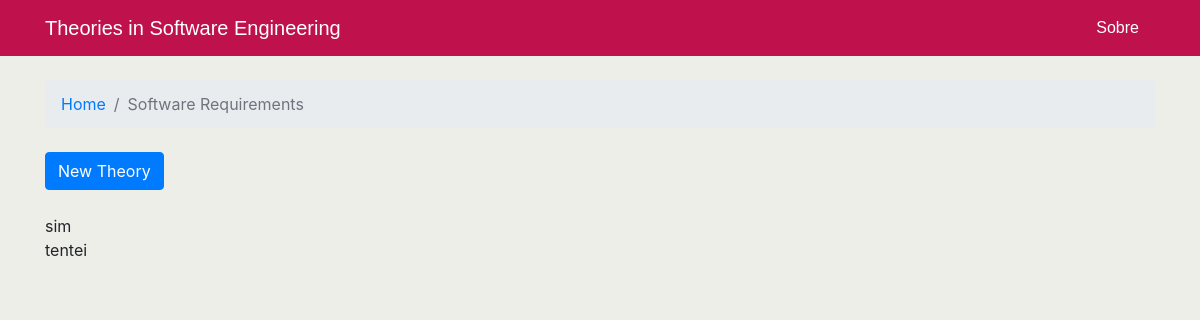
/area/Software Requirements, run on an earlier commit of the app's database.
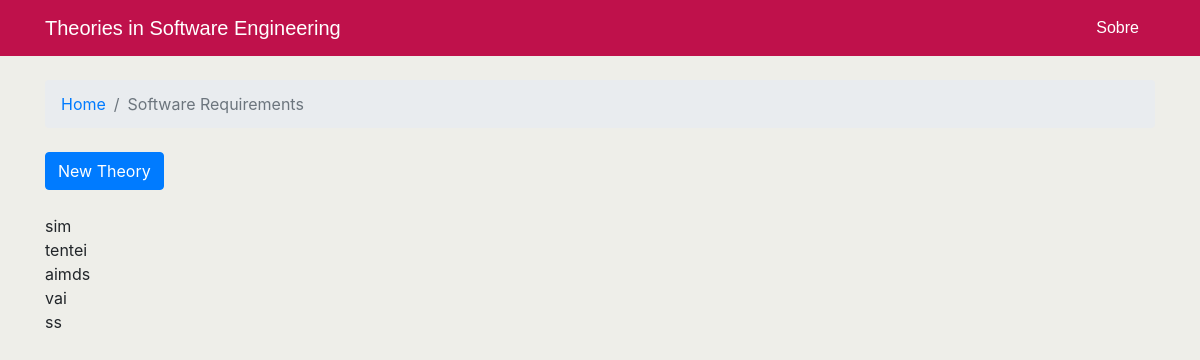
And on a later commit of the database.
### swetheory/models.py (models this page shows, shortened)
class AreaOfInterest(models.Model):
    name = models.CharField(max_length=60, help_text='Enter area of study')

class Construct(models.Model):
    name = models.CharField(max_length=200, help_text='Enter construct name')
    area = models.ForeignKey(AreaOfInterest, on_delete=models.CASCADE, related_name="construct")

### swetheory/views.py (the view)
# urls.py: path('area/<str:name>', views.area_of_interest, name='area_of_interest'),
def area_of_interest(request, name):
    current_area = get_object_or_404(AreaOfInterest, name=name)
    all_construct = Construct.objects.all()
    return render(request, 'swetheory/area.html', {'current_area': current_area, 'all_construct': all_construct})

### swetheory/templates/swetheory/area.html (shortened to what this page needs)
{% extends 'swetheory/base.html' %}
{% block breadcrumb %}
    <li class="breadcrumb-item"><a href="{% url 'home' %}">Home</a></li>
    <li class="breadcrumb-item active">{{ current_area.name }}</li>
{% endblock %}
{% block content %}
    <div class="mb-4">
        <a href="{% url 'new_theory' current_area.name %}" class="btn btn-primary">New Theory</a>
    </div>
    {% for cnstr in current_area.construct.all %}
        {{ cnstr.name }}<br>
    {% endfor %}
{% endblock %}
{% load static %}

### swetheory/templates/swetheory/base.html (shortened to what this page needs)
{% load static %}<!DOCTYPE html>
<html>
  <head>
      <link rel="stylesheet" href="{% static 'swetheory/css/bootstrap.min.css' %}">
      <link rel="stylesheet" href="{% static 'swetheory/css/main.css' %}">
  </head>
  <body>
    <nav class="navbar navbar-expand-ms">
        <div class="container">
            <a class="navbar-brand" href="{% url 'home' %}">Theories in Software Engineering</a>
            <ul class="navbar-nav">
                <li class="nav-item">
                    <a class="nav-link" href="#">Sobre</a>
                </li>
            </ul>
        </div>
    </nav>
    <div class="container">
      <ol class="breadcrumb my-4">
        {% block breadcrumb %}
        {% endblock %}
      </ol>
      {% block content %}
      {% endblock %}
    </div>
  </body>
</html>

### swetheory/static/swetheory/css/main.css (style rules this page uses)
body { padding: 0; margin: 0; background: #EEEEE9; }
.navbar { background:#BF114B; }
.nav-link, .navbar-brand { color: #fff; cursor: pointer; font-family: 'Work Sans', sans-serif; }
.nav-link { margin-right: 1em !important; }

What changed in the data, as far as the page shows it:
added Construct: name "aimds"
added Construct: name "vai"
added Construct: name "ss"
